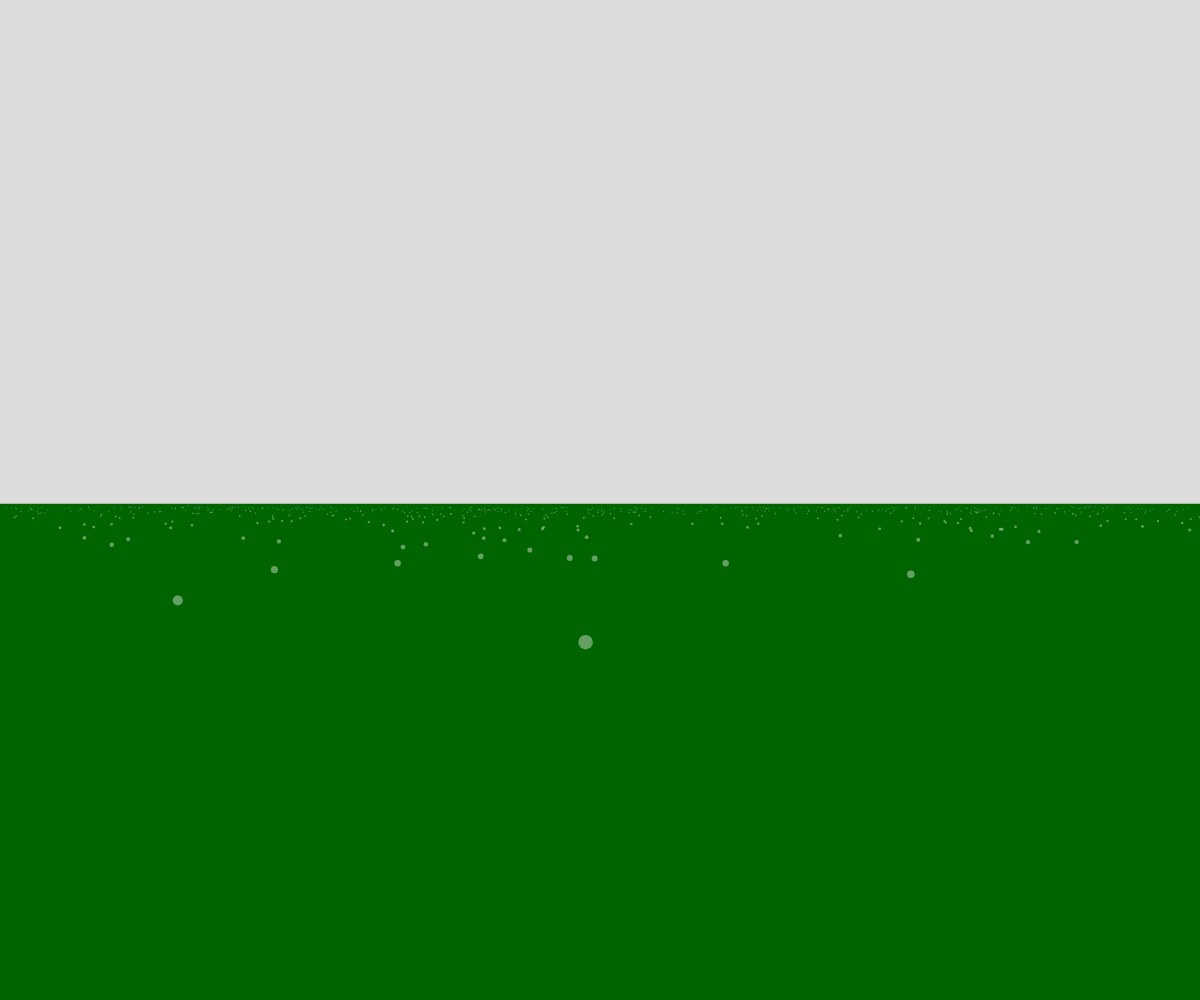
Frame 1 (no input)
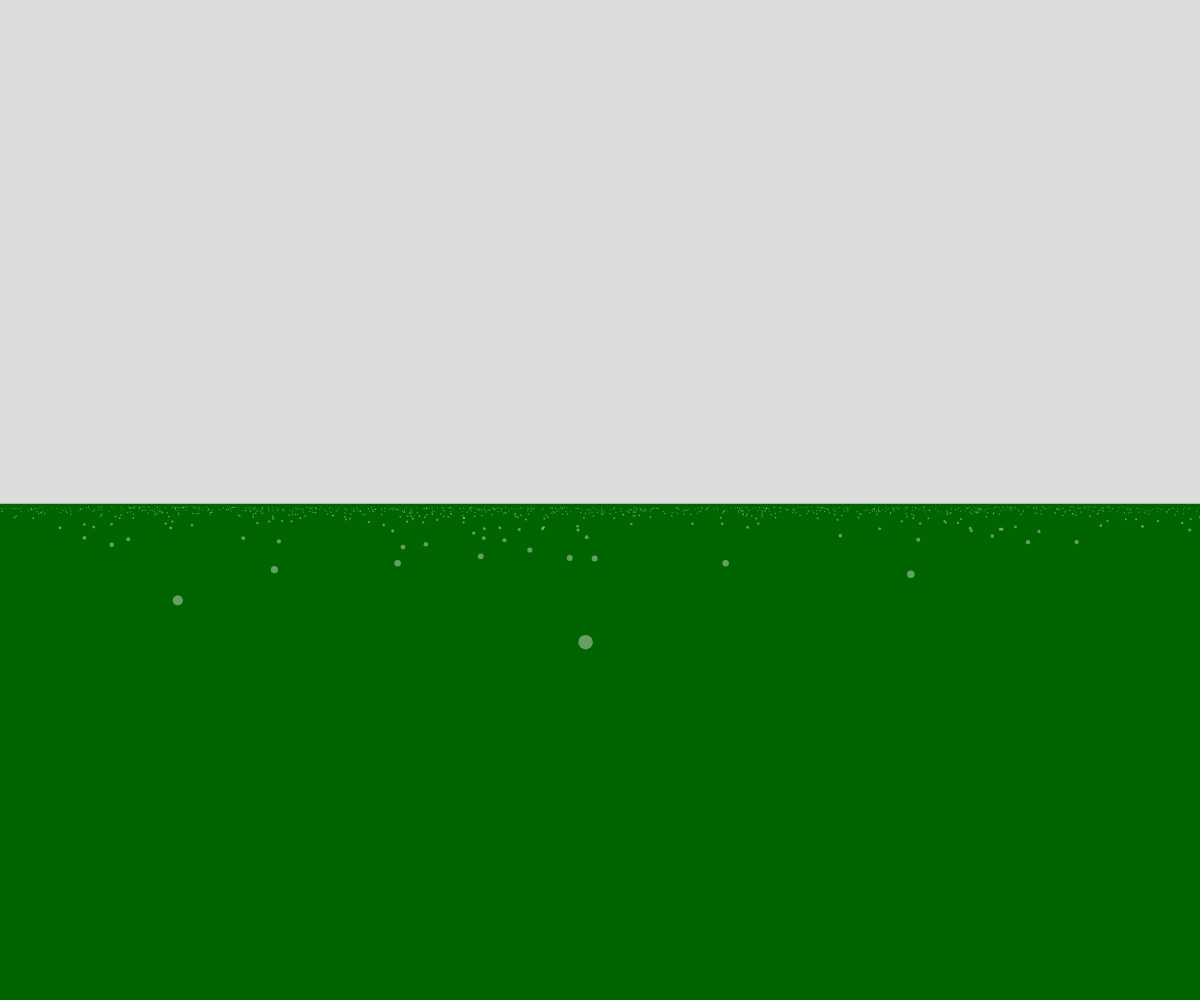
Frame 60 (no input)
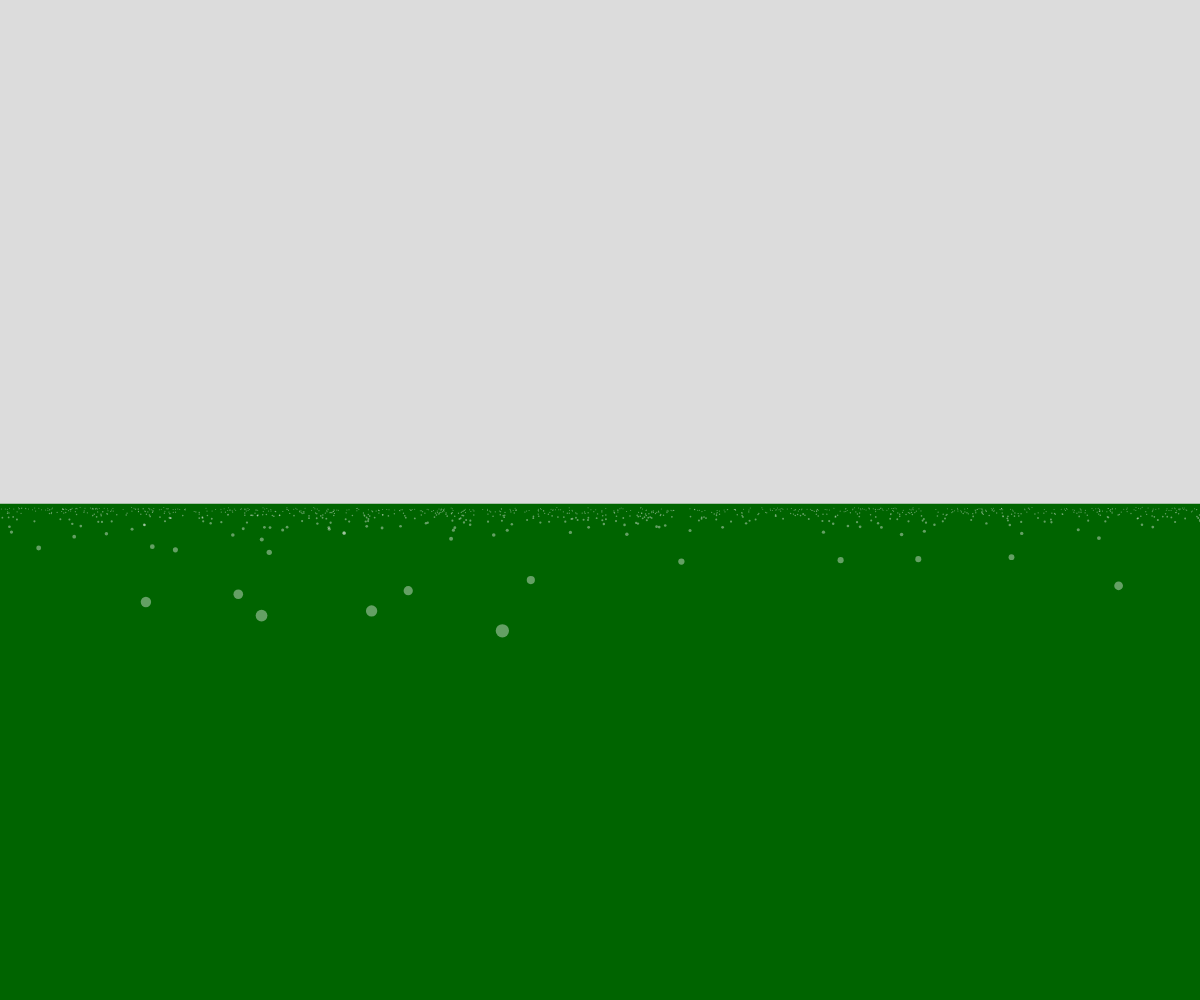
Frame 120 (the mouse pressed at the canvas centre since frame 60)

The p5.js sketch that drew these frames (run headless with seeded random() and noise() and a simulated clock; from frame 60 on, the mouse is pressed at the canvas centre):

// p5.js sketch
// ── sketch.js


// scene control
let t = 0;
let paused = false;
let scene = 0;
const maxScene = 5;
const timeGraceForPrevScene = 2;
let hasUpdatedScene = false;
// screen size
const referenceScreenWidth = 1240;
let screenScaleFactor;const n_pts = 1000, maxPtDist = 200;
// perspective
const eyeHeight = 1.5, horizonPitch = eyeHeight / (2 * maxPtDist);
const fovYaw = 35 * 3.14159 / 180;
let fovPitch;
// vehicle control
let steeringEnabled = true;
const acc = 100, maxV = 50;
const steerDeadZone = 0.1, maxCurvature = 0.02; // YawRate = 30 * 3.14159 / 180;
let pos;
let v = 0, yaw = 0;
// optic flow points
let pts = [];
// road
let showRoad = false;
const roadHalfWidth = 3.5;
const roadDeltaX = [maxPtDist*1.5, 20];
const roadY = [-roadHalfWidth, roadHalfWidth, roadHalfWidth, -roadHalfWidth];
// near/far sight points
let showNearFarPoints = false;
const roadPointPrevTimes = [0.3, 2];
let roadPointPlotPos = [0, 0];
let roadPointPlotXdots = [0, 0];
// obstacle
let showObstacle = false;
let obstacleDist = 200;
let obstacleHalfWidth = 1;
let obstacleHeight = 2;
let obstacleAbsPts;
let stopAtObstacle = true, obstacleStopDistance = 7;
// looming plot
let showLoomingPlot = false;
let loomingTimeSeries, loomingPlot;
let obstaclePlotWidth, relativeOpticalExpansion;
// evidence accumulation
let showEvidenceAccPlots = false;
let evidencePlot;
let nEvidenceTraces = 50;
let loomAccK = 0.2, loomAccM = 0.05, loomAccSigma = 0.05;



// classes

class TimeSeriesData {
  constructor(maxTime=100000, minTimeDelta=0) {
    this.maxTime = maxTime;
    this.minTimeDelta = minTimeDelta;
    this.times = [];
    this.values = [];
    this.length = 0;
    // this.minValue = 1000000;
    // this.maxValue = -1000000;
  }
  addDataPoint(time, value) {
    if ((time <= this.maxTime) & ((this.times.length == 0) | (time > this.times.at(-1) + this.minTimeDelta))) {
      this.times.push(time);
      this.values.push(value);
      this.length++;
      // this.minValue = min(this.minValue, value);
      // this.maxValue = max(this.maxValue, value);
    }
  }
}

class Box {
  constructor(minX, maxX, minY, maxY) {
    this.minX = minX,
    this.maxX = maxX;
    this.minY = minY;
    this.maxY = maxY;
    this.xRange = maxX - minX;
    this.yRange = maxY - minY;
  }
  isInXRange(x) {
    return (x >= this.minX) & (x <= this.maxX)
  }
  isInYRange(y) {
    return (y >= this.minY) & (x <= this.maxY)
  }
  isInside(x, y) {
    return this.isInXRange(x) & this.isInXRange(y);
  }
}

class Plot {
  constructor(relScrBox, dataBox, relStrokeWeight=2, relArrowHeadSize=8) {
    this.relScrBox = relScrBox;
    this.dataBox = dataBox;
    this.relStrokeWeight = relStrokeWeight;
    this.relArrowHeadSize = relArrowHeadSize;
  }
  getScreenPos(dataX, dataY) {
    return createVector(
      width * (this.relScrBox.minX + this.relScrBox.xRange * (dataX - this.dataBox.minX) / this.dataBox.xRange), 
      height * (this.relScrBox.minY + this.relScrBox.yRange * (1 - (dataY - this.dataBox.minY) / this.dataBox.yRange)));
  }
  drawAxes() {
    let leftBottom = this.getScreenPos(this.dataBox.minX, this.dataBox.minY);
    let rightBottom = this.getScreenPos(this.dataBox.maxX, this.dataBox.minY);
    let leftTop = this.getScreenPos(this.dataBox.minX, this.dataBox.maxY);
    drawArrow(leftBottom.x, leftBottom.y, rightBottom.x, rightBottom.y, this.relStrokeWeight, this.relArrowHeadSize);
    drawArrow(leftBottom.x, leftBottom.y, leftTop.x, leftTop.y, this.relStrokeWeight, this.relArrowHeadSize);
  }
}

class TimeSeriesPlot extends Plot {
  constructor(relScrBox, dataBox) {
    super(relScrBox, dataBox);
    this.timeSeriesList = [];
  }
  addTimeSeries(timeSeries) {
    this.timeSeriesList.push(timeSeries);
  }
  draw() {
    strokeWeight(this.relStrokeWeight * screenScaleFactor);
    for (let ts = 0; ts < this.timeSeriesList.length; ts++) {
      let timeSeries = this.timeSeriesList[ts];
      let prevPt, hasPrevPt = false;
      for(let i = 0; i < timeSeries.length; i++) {
        let thisPtInRange = this.dataBox.isInside(timeSeries.times[i], timeSeries.values[i]);
        let thisPt = this.getScreenPos(timeSeries.times[i], timeSeries.values[i]);
        if (hasPrevPt & thisPtInRange)
          line(prevPt.x, prevPt.y, thisPt.x, thisPt.y);
        if (thisPtInRange) {
          prevPt = thisPt;
          hasPrevPt = true;
        } else
          hasPrevPt = false;
      }
    }
  }
}

class Histogram extends Plot {
  constructor(relScrBox, dataBox, binWidth) {
    super(relScrBox, dataBox)
    this.binWidth = binWidth;
    this.nBins = ceil(dataBox.xRange / binWidth);
    this.binCounts = [];
    for (i = 0; i < this.nBins; i++) {
      this.binCounts.push(0);
    }
  }
  addData(value) {
    if (this.dataBox.isInXRange(value)) {
      let iBin = floor(value / this.binWidth)
      this.binCounts[iBin]++;
    }
  }
  draw() {
    for (i = 0; i < this.nBins; i++) {
      let leftTop = this.getScreenPos(this.dataBox.minX + i * this.binWidth, this.binCounts[i]);
      let rightBottom = this.getScreenPos(this.dataBox.minX + (i+1) * this.binWidth, 0);
      rect(leftTop.x, leftTop.y, rightBottom.x, rightBottom.y)
    }
  }
}


// helper functions

function setFovPitch() {
   fovPitch = fovYaw * windowHeight / windowWidth;
}

function getRandomPos(minPtDist) {
  return createVector(random(minPtDist, maxPtDist), random(-100, 100)).rotate(yaw).add(pos);
}

function initialiseScene() {
  // housekeeping
  t = 0;
  hasUpdatedScene = false;
  paused = false;
  // initialise vehicle
  pos = createVector(0, 0, eyeHeight);
  v = 0;
  yaw = 0;
  // set up this scene
  steeringEnabled = true;
  showRoad = true;
  showNearFarPoints = false;
  showObstacle = false;
  showLoomingPlot = false;
  showEvidenceAccPlots = false;
  switch(scene){
    case 0:
      showRoad = false;
      break;
    case 1:
      v = maxV;
      break;
    case 2:
      v = maxV;
      showNearFarPoints = true;
      break;
    case 3:
      showObstacle = true;
      break;
    case 4:
      v = maxV;
      steeringEnabled = false;
      showObstacle = true;
      showLoomingPlot = true;
      break;
    case 5:
      v = maxV;
      steeringEnabled = false;
      showObstacle = true;
      showLoomingPlot = true;
      showEvidenceAccPlots = true;
      break;
  }
  // intialise optic flow points
  pts = [];
  for(let i = 0; i < n_pts; i++) {
    pts.push(getRandomPos(0));
  }
  // initialise obstacle
  obstacleAbsPts = [];
  obstacleAbsPts.push(createVector(obstacleDist, obstacleHalfWidth, 0));
  obstacleAbsPts.push(createVector(obstacleDist, obstacleHalfWidth, obstacleHeight * .6));
  obstacleAbsPts.push(createVector(obstacleDist, obstacleHalfWidth * .6, obstacleHeight));
  obstacleAbsPts.push(createVector(obstacleDist, -obstacleHalfWidth * .6, obstacleHeight));
  obstacleAbsPts.push(createVector(obstacleDist, -obstacleHalfWidth, obstacleHeight * .6));
  obstacleAbsPts.push(createVector(obstacleDist, -obstacleHalfWidth, 0));
  obstacleAbsPts.push(createVector(obstacleDist, -obstacleHalfWidth * .65, 0));
  obstacleAbsPts.push(createVector(obstacleDist, -obstacleHalfWidth * .65, obstacleHeight * .15));
  obstacleAbsPts.push(createVector(obstacleDist, obstacleHalfWidth * .65, obstacleHeight * .15));
  obstacleAbsPts.push(createVector(obstacleDist, obstacleHalfWidth * .65, 0));
  // initialise time series and plots
  loomingPlot = new TimeSeriesPlot(new Box(0.05, 0.3, 0.05, 0.25), new Box(0, 5, 0, 5));
  loomingTimeSeries = new TimeSeriesData(maxTime=10);
  loomingPlot.addTimeSeries(loomingTimeSeries);
  evidencePlot = new TimeSeriesPlot(new Box(0.7, 0.95, 0.3, 0.5), new Box(0, 5, 0, 1))
  for(i = 0; i < nEvidenceTraces; i++) 
    evidencePlot.addTimeSeries(new TimeSeriesData(maxTime=10));
  rtPlot = new Histogram(new Box(0.7, 0.95, 0.05, 0.25), new Box(0, 5, 0, 20), 0.25)
  
}

function getRelPos(worldX, worldY, worldZ=0) {
  return createVector(worldX, worldY, worldZ).sub(pos).rotate(-yaw)
}

function projectPoint(relPt) {
  let z;
  if ('z' in relPt) {
    z = relPt.z;
  } else {
    z = -eyeHeight;
  }
  ptYaw = relPt.y / relPt.x;
  ptPitch = -z / relPt.mag();
  return createVector((width/2) * (1 + ptYaw / fovYaw), 
                      (height/2) * (1 + ptPitch / fovPitch));
}


// drawing functions

function drawArrow(x1, y1, x2, y2, relStrokeWeight, relHeadSize) {
  strokeWeight(relStrokeWeight * screenScaleFactor);
  headSize = relHeadSize * screenScaleFactor;
  line(x1, y1, x2, y2);
  angle = Math.atan2(y2 - y1, x2 - x1);
  for(let delta = -1; delta <= 1; delta += 2) {
    thisAngle = angle + delta * 135 * PI / 180;
    line(x2, y2, x2 + headSize * cos(thisAngle), y2 + headSize * sin(thisAngle))
  }
}


// p5.js events

function windowResized() {
   resizeCanvas(windowWidth, windowHeight);
   setFovPitch();
   screenScaleFactor = width / referenceScreenWidth;
}

function keyPressed() {
  if ((keyCode === LEFT_ARROW) | (keyCode === RIGHT_ARROW) ) {
    if (keyCode === RIGHT_ARROW) 
      if (scene < maxScene) 
        scene++;
      else
        return;
    else if (keyCode === LEFT_ARROW) 
      if (t < timeGraceForPrevScene)
        scene = max(0, scene-1);
    initialiseScene();
  }
  else if (key === 'p') 
    paused = !paused;
}


// core p5.js functions

function setup() {
  createCanvas(windowWidth, windowHeight);
  windowResized()
  initialiseScene();
  rectMode(CORNERS);
}

function draw() {
  if (paused)
    return;
  let dt = deltaTime / 1000;
  t += dt;
  // steering control
  if (steeringEnabled) {
    let steerPos = (mouseX - width/2) / (width/2);
    if (abs(steerPos) > steerDeadZone) {
      let absSteerPos = (abs(steerPos) - steerDeadZone) * (1 - steerDeadZone);
      let curvature = maxCurvature * absSteerPos * Math.sign(steerPos);
      yaw += v * curvature * dt;
    }
  }
  // speed control
  if (mouseIsPressed) {
    let deltaV = acc * dt;
    if (mouseButton === LEFT)
      v = min(v + deltaV, maxV);
    else
      v = max(v - deltaV, 0);
  }
  // ego position update
  pos.add(v * cos(yaw) * dt, v * sin(yaw) * dt);
  // draw background
  background(220);
  fill(0, 100, 0);
  // - ground plane
  strokeWeight(0);
  rect(0, height/2 * (1 + horizonPitch / fovPitch), width, height);
  // - road
  if (showRoad) {
    roadPts = [];
    for(let side = -1; side <= 1; side += 2) {
      sideRoadPts = [];
      for(let i = 0; i < 2; i++) {
        let relPt = getRelPos(pos.x + roadDeltaX[i], side * roadHalfWidth); 
        sideRoadPts.push(projectPoint(relPt));
      }
      let nearRoadPt = sideRoadPts[1].copy().add(sideRoadPts[1].copy().sub(sideRoadPts[0]).mult(4))
      sideRoadPts.push(nearRoadPt);
      roadPts.push(sideRoadPts);
    }
    fill(80);
    beginShape();
    vertex(roadPts[0][0].x, roadPts[0][0].y);
    vertex(roadPts[0][1].x, roadPts[0][1].y);
    vertex(roadPts[0][2].x, roadPts[0][2].y);
    vertex(roadPts[1][2].x, roadPts[1][2].y);
    vertex(roadPts[1][1].x, roadPts[1][1].y);
    vertex(roadPts[1][0].x, roadPts[1][0].y);
    endShape();
  }
  // draw optic flow points
  for(let i = 0; i < n_pts; i++) {
    let relPt = getRelPos(pts[i].x, pts[i].y); 
    let pt = projectPoint(relPt);
    if (pt.x < 0 | pt.x > width | pt.y < 0 | pt.y > height | relPt.x < 0) 
      pts[i] = getRandomPos(80);
    else
      strokeWeight(max(1, 150 / relPt.mag()))
      stroke(255, 255, 255, 100);
      point(pt.x, pt.y);
  }
  // near/far points
  for(let i = 0; i < 2; i++) {
    ptDistance = roadPointPrevTimes[i] * v;
    let thisRoadPtPlotPos = projectPoint(getRelPos(pos.x + ptDistance, 0));
    roadPointPlotXdots[i] = (thisRoadPtPlotPos.x - roadPointPlotPos[i].x) / dt;
    roadPointPlotPos[i] = thisRoadPtPlotPos;
    if (showNearFarPoints) {
      strokeWeight(5);
      stroke('red');
      drawArrow(roadPointPlotPos[i].x, roadPointPlotPos[i].y, 
        roadPointPlotPos[i].x + roadPointPlotXdots[i], roadPointPlotPos[i].y, 5, 10)
    }
  }
  // obstacle
  let minObstaclePlotX = 10000, maxObstaclePlotX = -10000;
  if (showObstacle & (pos.x < obstacleDist)) {
    fill('blue');
    strokeWeight(0);
    beginShape();
    for(let i = 0; i < obstacleAbsPts.length; i++) {
      let obstacleRelPos = getRelPos(obstacleAbsPts[i].x, obstacleAbsPts[i].y, obstacleAbsPts[i].z);
      let obstaclePlotPos = projectPoint(obstacleRelPos);
      vertex(obstaclePlotPos.x, obstaclePlotPos.y);
      minObstaclePlotX = min(minObstaclePlotX, obstaclePlotPos.x);
      maxObstaclePlotX = max(maxObstaclePlotX, obstaclePlotPos.x);
    }
    endShape()
    if (stopAtObstacle & pos.x > obstacleDist - obstacleStopDistance) {
      v = 0;
    }
  }
  // looming plot
  if (showLoomingPlot) {
    // calculate and log the looming
    let currObstaclePlotWidth = maxObstaclePlotX - minObstaclePlotX;
    if (hasUpdatedScene & v > 0) {
      let obstaclePlotWidthRate = (currObstaclePlotWidth - obstaclePlotWidth) / dt;
      relativeOpticalExpansion = obstaclePlotWidthRate / obstaclePlotWidth
      loomingTimeSeries.addDataPoint(t, relativeOpticalExpansion);
    }
    obstaclePlotWidth = currObstaclePlotWidth;
    // draw the plot
    strokeWeight(2);
    stroke('black');
    loomingPlot.drawAxes()
    loomingPlot.draw();
  }
  // evidence accumulation plots
  if (showEvidenceAccPlots) {
    if (hasUpdatedScene) {
      deltaEvidence = loomAccK * relativeOpticalExpansion - loomAccM;
      for(i = 0; i < nEvidenceTraces; i++) {
        thisTimeSeries = evidencePlot.timeSeriesList[i];
        if (thisTimeSeries.length == 0 | thisTimeSeries.values.at(-1) < 1) {
          let thisDeltaEvidence = deltaEvidence + randomGaussian(0, loomAccSigma)
          if (thisTimeSeries.length == 0)
            newEvidence = max(0, thisDeltaEvidence);
          else
            newEvidence = max(0, thisTimeSeries.values.at(-1) + thisDeltaEvidence);
          thisTimeSeries.addDataPoint(t, newEvidence);
          if (newEvidence >= 1)
            rtPlot.addData(t);
        }
      }
    }
    strokeWeight(2);
    stroke(0, 0, 0, 10);
    evidencePlot.draw();
    stroke('black');
    evidencePlot.drawAxes();
    rtPlot.draw();
    rtPlot.drawAxes();
  }
  // remember that we've completed at least one update
  hasUpdatedScene = true;
}
